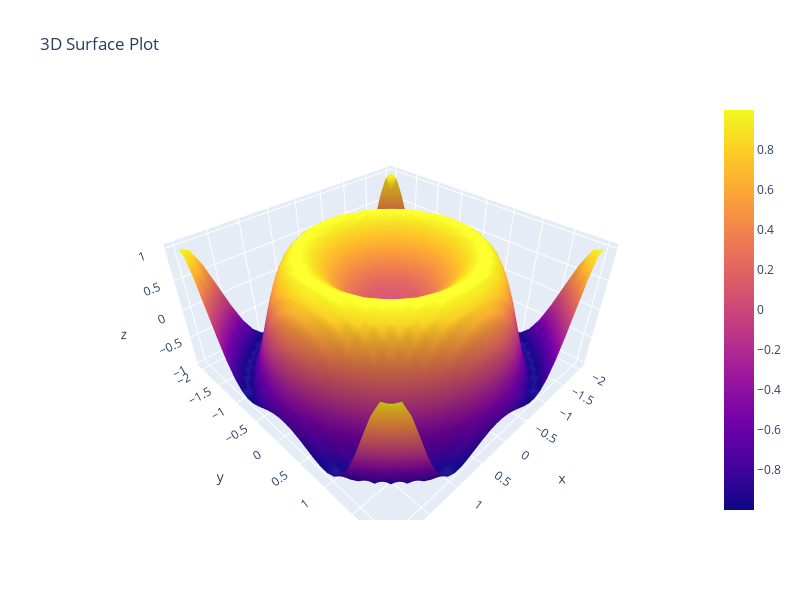

Here is the notebook cell this chart was saved with:
### Markdown cell above
## Surface Plot Example

Great for visualizing 3D relationships and surfaces.

### Code cell
x = np.linspace(-2, 2, 30)
y = np.linspace(-2, 2, 30)
x, y = np.meshgrid(x, y)
z = np.sin(x**2 + y**2)

fig = go.Figure(data=[go.Surface(z=z, x=x, y=y)])

fig.update_layout(
    title='3D Surface Plot',
    autosize=False,
    width=800,   # Set custom width
    height=600   # Set custom height
)

fig.show()

### Figure 1 — Plotly figure (JSON) as saved in the notebook; plotly's stock layout.template omitted (floating-point values rounded to 4 significant figures; data arrays with more than 128 entries replaced by an {"elided": "..."} marker saying what was removed)
{"data": [{"type": "surface", "x": {"elided": "30x30 float values"}, "y": {"elided": "30x30 float values"}, "z": {"elided": "30x30 float values"}}], "layout": {"autosize": false, "height": 600, "title": {"text": "3D Surface Plot"}, "width": 800}}
